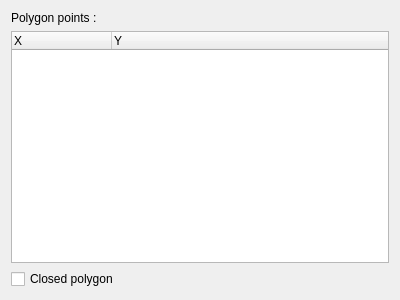
<?xml version="1.0" encoding="UTF-8"?>
<ui version="4.0">
 <class>PolygonEditor</class>
 <widget class="QWidget" name="PolygonEditor">
  <property name="geometry">
   <rect>
    <x>0</x>
    <y>0</y>
    <width>400</width>
    <height>300</height>
   </rect>
  </property>
  <property name="windowTitle">
   <string>Form</string>
  </property>
  <layout class="QVBoxLayout" name="m_main_layout">
   <item>
    <widget class="QLabel" name="label">
     <property name="text">
      <string>Polygon points :</string>
     </property>
    </widget>
   </item>
   <item>
    <widget class="QTreeWidget" name="m_points_list_tree">
     <property name="contextMenuPolicy">
      <enum>Qt::ActionsContextMenu</enum>
     </property>
     <column>
      <property name="text">
       <string>X</string>
      </property>
     </column>
     <column>
      <property name="text">
       <string>Y</string>
      </property>
     </column>
    </widget>
   </item>
   <item>
    <widget class="QCheckBox" name="m_close_polygon_cb">
     <property name="text">
      <string>Closed polygon</string>
     </property>
    </widget>
   </item>
  </layout>
  <action name="m_add_point_action">
   <property name="icon">
    <iconset resource="../../../qelectrotech.qrc">
     <normaloff>:/ico/16x16/list-add.png</normaloff>:/ico/16x16/list-add.png</iconset>
   </property>
   <property name="text">
    <string>Add a point</string>
   </property>
  </action>
  <action name="m_remove_point_action">
   <property name="icon">
    <iconset resource="../../../qelectrotech.qrc">
     <normaloff>:/ico/16x16/list-remove.png</normaloff>:/ico/16x16/list-remove.png</iconset>
   </property>
   <property name="text">
    <string>Delete this point</string>
   </property>
  </action>
 </widget>
 <resources>
  <include location="../../../qelectrotech.qrc"/>
 </resources>
 <connections/>
</ui>
